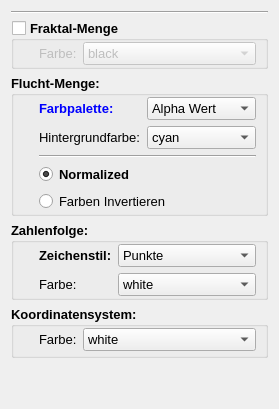
         <widget class="QWidget" name="tab_2">
          <attribute name="title">
           <string>🎨Farbe</string>
          </attribute>
          <layout class="QVBoxLayout" name="verticalLayout_5">
           <item>
            <widget class="Line" name="line_8">
             <property name="orientation">
              <enum>Qt::Horizontal</enum>
             </property>
            </widget>
           </item>
           <item>
            <widget class="QGroupBox" name="groupBoxMandelFarbe">
             <property name="font">
              <font>
               <pointsize>10</pointsize>
               <bold>true</bold>
              </font>
             </property>
             <property name="title">
              <string>Fraktal-Menge</string>
             </property>
             <property name="checkable">
              <bool>true</bool>
             </property>
             <property name="checked">
              <bool>false</bool>
             </property>
             <layout class="QFormLayout" name="formLayout">
              <property name="leftMargin">
               <number>25</number>
              </property>
              <property name="topMargin">
               <number>1</number>
              </property>
              <property name="bottomMargin">
               <number>1</number>
              </property>
              <item row="0" column="1">
               <widget class="QComboBox" name="comboBoxMandelColor">
                <property name="font">
                 <font>
                  <pointsize>10</pointsize>
                  <bold>false</bold>
                 </font>
                </property>
                <item>
                 <property name="text">
                  <string>black</string>
                 </property>
                </item>
                <item>
                 <property name="text">
                  <string>white</string>
                 </property>
                </item>
                <item>
                 <property name="text">
                  <string>cyan</string>
                 </property>
                </item>
                <item>
                 <property name="text">
                  <string>yellow</string>
                 </property>
                </item>
                <item>
                 <property name="text">
                  <string>pink</string>
                 </property>
                </item>
                <item>
                 <property name="text">
                  <string>brown</string>
                 </property>
                </item>
                <item>
                 <property name="text">
                  <string>green</string>
                 </property>
                </item>
                <item>
                 <property name="text">
                  <string>blue</string>
                 </property>
                </item>
                <item>
                 <property name="text">
                  <string>orange</string>
                 </property>
                </item>
                <item>
                 <property name="text">
                  <string>red</string>
                 </property>
                </item>
               </widget>
              </item>
              <item row="0" column="0">
               <widget class="QLabel" name="label_22">
                <property name="font">
                 <font>
                  <pointsize>10</pointsize>
                  <bold>false</bold>
                 </font>
                </property>
                <property name="text">
                 <string>Farbe:</string>
                </property>
               </widget>
              </item>
             </layout>
            </widget>
           </item>
           <item>
            <widget class="QGroupBox" name="groupBox">
             <property name="font">
              <font>
               <pointsize>10</pointsize>
               <bold>true</bold>
              </font>
             </property>
             <property name="title">
              <string>Flucht-Menge:</string>
             </property>
             <layout class="QFormLayout" name="formLayout_3">
              <property name="leftMargin">
               <number>25</number>
              </property>
              <property name="topMargin">
               <number>1</number>
              </property>
              <property name="rightMargin">
               <number>9</number>
              </property>
              <property name="bottomMargin">
               <number>1</number>
              </property>
              <item row="0" column="0">
               <widget class="QLabel" name="label_9">
                <property name="font">
                 <font>
                  <pointsize>10</pointsize>
                  <italic>false</italic>
                  <bold>true</bold>
                  <underline>false</underline>
                 </font>
                </property>
                <property name="styleSheet">
                 <string notr="true">color: rgb(0, 0, 255);</string>
                </property>
                <property name="text">
                 <string>Farbpalette:</string>
                </property>
               </widget>
              </item>
              <item row="0" column="1">
               <widget class="QComboBox" name="comboBox_palette">
                <property name="font">
                 <font>
                  <pointsize>10</pointsize>
                  <bold>false</bold>
                 </font>
                </property>
                <item>
                 <property name="text">
                  <string>Alpha Wert</string>
                 </property>
                </item>
                <item>
                 <property name="text">
                  <string>KA RGB</string>
                 </property>
                </item>
                <item>
                 <property name="text">
                  <string>SchwarzWeis</string>
                 </property>
                </item>
                <item>
                 <property name="text">
                  <string>Alpha2</string>
                 </property>
                </item>
                <item>
                 <property name="text">
                  <string>HSV</string>
                 </property>
                </item>
                <item>
                 <property name="text">
                  <string>HSL</string>
                 </property>
                </item>
               </widget>
              </item>
              <item row="1" column="0">
               <widget class="QLabel" name="label">
                <property name="font">
                 <font>
                  <pointsize>10</pointsize>
                  <bold>false</bold>
                 </font>
                </property>
                <property name="text">
                 <string>Hintergrundfarbe:</string>
                </property>
               </widget>
              </item>
              <item row="1" column="1">
               <widget class="QComboBox" name="comboBox_background_color">
                <property name="font">
                 <font>
                  <pointsize>10</pointsize>
                  <bold>false</bold>
                 </font>
                </property>
                <item>
                 <property name="text">
                  <string>cyan</string>
                 </property>
                </item>
                <item>
                 <property name="text">
                  <string>blue</string>
                 </property>
                </item>
                <item>
                 <property name="text">
                  <string>red</string>
                 </property>
                </item>
                <item>
                 <property name="text">
                  <string>yellow</string>
                 </property>
                </item>
                <item>
                 <property name="text">
                  <string>orange</string>
                 </property>
                </item>
                <item>
                 <property name="text">
                  <string>green</string>
                 </property>
                </item>
                <item>
                 <property name="text">
                  <string>pink</string>
                 </property>
                </item>
                <item>
                 <property name="text">
                  <string>black</string>
                 </property>
                </item>
                <item>
                 <property name="text">
                  <string>white</string>
                 </property>
                </item>
               </widget>
              </item>
              <item row="2" column="0" colspan="2">
               <widget class="Line" name="line_2">
                <property name="orientation">
                 <enum>Qt::Horizontal</enum>
                </property>
               </widget>
              </item>
              <item row="3" column="0" colspan="2">
               <widget class="QRadioButton" name="radioButton_normalized">
                <property name="font">
                 <font>
                  <pointsize>10</pointsize>
                  <bold>true</bold>
                 </font>
                </property>
                <property name="text">
                 <string>Normalized</string>
                </property>
                <property name="checked">
                 <bool>true</bool>
                </property>
                <property name="autoExclusive">
                 <bool>false</bool>
                </property>
               </widget>
              </item>
              <item row="4" column="0" colspan="2">
               <widget class="QRadioButton" name="radioButton_invert">
                <property name="font">
                 <font>
                  <pointsize>10</pointsize>
                  <bold>false</bold>
                 </font>
                </property>
                <property name="text">
                 <string>Farben Invertieren</string>
                </property>
                <property name="autoExclusive">
                 <bool>false</bool>
                </property>
               </widget>
              </item>
             </layout>
            </widget>
           </item>
           <item>
            <widget class="QGroupBox" name="groupBox_2">
             <property name="font">
              <font>
               <pointsize>10</pointsize>
               <bold>true</bold>
              </font>
             </property>
             <property name="title">
              <string>Zahlenfolge:</string>
             </property>
             <layout class="QFormLayout" name="formLayout_4">
              <property name="horizontalSpacing">
               <number>6</number>
              </property>
              <property name="leftMargin">
               <number>25</number>
              </property>
              <property name="topMargin">
               <number>1</number>
              </property>
              <property name="bottomMargin">
               <number>1</number>
              </property>
              <item row="1" column="0">
               <widget class="QLabel" name="label_20">
                <property name="font">
                 <font>
                  <pointsize>10</pointsize>
                  <bold>false</bold>
                 </font>
                </property>
                <property name="text">
                 <string>Farbe:</string>
                </property>
               </widget>
              </item>
              <item row="1" column="1">
               <widget class="QComboBox" name="comboBox_color_zahlenfolge">
                <property name="font">
                 <font>
                  <pointsize>10</pointsize>
                  <bold>false</bold>
                 </font>
                </property>
                <item>
                 <property name="text">
                  <string>white</string>
                 </property>
                </item>
                <item>
                 <property name="text">
                  <string>back</string>
                 </property>
                </item>
                <item>
                 <property name="text">
                  <string>cyan</string>
                 </property>
                </item>
                <item>
                 <property name="text">
                  <string>red</string>
                 </property>
                </item>
                <item>
                 <property name="text">
                  <string>blue</string>
                 </property>
                </item>
                <item>
                 <property name="text">
                  <string>yellow</string>
                 </property>
                </item>
                <item>
                 <property name="text">
                  <string>pink</string>
                 </property>
                </item>
                <item>
                 <property name="text">
                  <string>green</string>
                 </property>
                </item>
                <item>
                 <property name="text">
                  <string>orange</string>
                 </property>
                </item>
               </widget>
              </item>
              <item row="0" column="0">
               <widget class="QLabel" name="label_21">
                <property name="text">
                 <string>Zeichenstil:</string>
                </property>
               </widget>
              </item>
              <item row="0" column="1">
               <widget class="QComboBox" name="comboBox_drawStyle_zahlenfolge">
                <property name="font">
                 <font>
                  <pointsize>10</pointsize>
                  <bold>false</bold>
                 </font>
                </property>
                <item>
                 <property name="text">
                  <string>Punkte</string>
                 </property>
                </item>
                <item>
                 <property name="text">
                  <string>Verbundene Linien</string>
                 </property>
                </item>
                <item>
                 <property name="text">
                  <string>Linien mit Kreise</string>
                 </property>
                </item>
               </widget>
              </item>
             </layout>
            </widget>
           </item>
           <item>
            <widget class="QGroupBox" name="groupBox_3">
             <property name="font">
              <font>
               <pointsize>10</pointsize>
               <bold>true</bold>
              </font>
             </property>
             <property name="title">
              <string>Koordinatensystem:</string>
             </property>
             <layout class="QFormLayout" name="formLayout_6">
              <property name="leftMargin">
               <number>25</number>
              </property>
              <property name="topMargin">
               <number>1</number>
              </property>
              <property name="bottomMargin">
               <number>4</number>
              </property>
              <item row="0" column="0">
               <widget class="QLabel" name="label_24">
                <property name="font">
                 <font>
                  <pointsize>10</pointsize>
                  <bold>false</bold>
                 </font>
                </property>
                <property name="text">
                 <string>Farbe:</string>
                </property>
               </widget>
              </item>
              <item row="0" column="1">
               <widget class="QComboBox" name="comboBoxColorKoordSystem">
                <property name="font">
                 <font>
                  <pointsize>10</pointsize>
                  <bold>false</bold>
                 </font>
                </property>
                <item>
                 <property name="text">
                  <string>white</string>
                 </property>
                </item>
                <item>
                 <property name="text">
                  <string>black</string>
                 </property>
                </item>
                <item>
                 <property name="text">
                  <string>gray</string>
                 </property>
                </item>
                <item>
                 <property name="text">
                  <string>yellow</string>
                 </property>
                </item>
                <item>
                 <property name="text">
                  <string>blue</string>
                 </property>
                </item>
                <item>
                 <property name="text">
                  <string>pink</string>
                 </property>
                </item>
                <item>
                 <property name="text">
                  <string>brown</string>
                 </property>
                </item>
                <item>
                 <property name="text">
                  <string>cyan</string>
                 </property>
                </item>
                <item>
                 <property name="text">
                  <string>green</string>
                 </property>
                </item>
                <item>
                 <property name="text">
                  <string>red</string>
                 </property>
                </item>
               </widget>
              </item>
             </layout>
            </widget>
           </item>
           <item>
            <spacer name="verticalSpacer_3">
             <property name="orientation">
              <enum>Qt::Vertical</enum>
             </property>
             <property name="sizeHint" stdset="0">
              <size>
               <width>20</width>
               <height>40</height>
              </size>
             </property>
            </spacer>
           </item>
          </layout>
         </widget>
